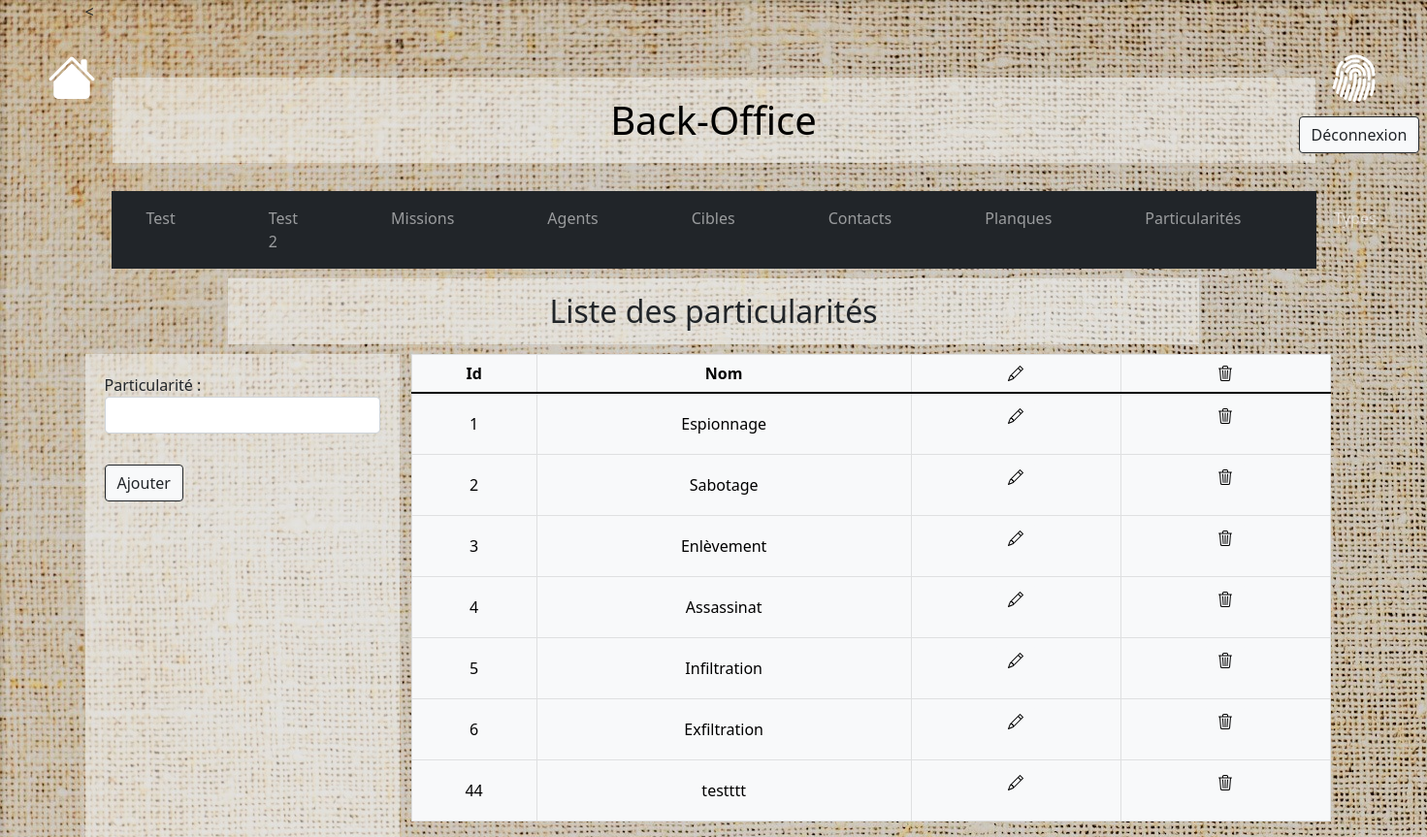
The app's page /?page=backend-particularities (signed in) with its own data.
### tables this page shows
CREATE TABLE `particularities` (
  `id` int(11) NOT NULL AUTO_INCREMENT,
  `name` varchar(255) NOT NULL,
  PRIMARY KEY (`id`)
);

### controllers/Controller.php (called while the page is built, shortened)
<?php
require_once 'models/Particularity.php';
require_once 'models/Particularities.php';
class Controller
{
  private Particularities $particularitiesObject;
  public function __construct()
  {
    $this->particularitiesObject = new Particularities();
  }
   public function backendParticularities()
   {
    $particularities = $this->particularitiesObject->getParticularitiesTable();
    require_once 'views/backend-particularities.php';
    }
}

### models/Model.php (called while the page is built, shortened)
<?php
trait Model
{
    public function __construct()
    {
        if (getenv('JAWSDB_URL') !== false) {
            $url = getenv('JAWSDB_URL');
            $dbparts = parse_url($url);
            $hostname = $dbparts['host'];
            $username = $dbparts['user'];
            $password = $dbparts['pass'];
            $database = ltrim($dbparts['path'],'/');
          } else {
                $hostname = 'localhost';
                $username = 'kgbuser';
                $password = '2hvhDhnDSO-[PS6Q';
                $database = 'kgb';
        }
        try {
            $this->pdo = new PDO("mysql:host=$hostname;dbname=$database", $username, $password);
        } catch (PDOException $PDOException) {
            echo 'Impossible de se connecter à la base de donnée';
            exit('Erreur : '.$PDOException->getMessage());
        }
    }
}

### models/Particularities.php (called while the page is built, shortened)
<?php
require_once('models/Model.php');
class Particularities
{
    public function getParticularitiesTable ()
    {
        $stmt = $this->pdo->query('SELECT * FROM particularities');
        $particularities = [];
        while ($particularity = $stmt->fetchObject('Particularity')) {
            $particularities[] = $particularity;
        }
        return $particularities;
    }
}

### models/Particularity.php (called while the page is built, shortened)
<?php
require_once('models/Model.php');
class Particularity
{
    private int $id;
    private string $name;
    public function getParticularityId()
    {
        return $this->id;
    }
    public function getParticularityName()
    {
        return $this->name;
    }
}

### views/backend-particularities.php (the view, shortened to what this page needs)
<div class="container-fluid">
  <div class="row no-gutters justify-content-between">
    <section class="col-12 col-sm-3" id="crud">
      <?php
        if(isset($_POST['update'])){
          ?>
          <form action="" method="POST">
            <div class="form-group">
              <label for="updateid">Id : </label>
              <input type="text" name="updateid" readonly class="form-control" id="updateid" value="<?=($_POST['update'])?>">
              <label for="updatename">Nom : </label>
              <input type="text" name="updatename" class="form-control" id="updatename">
            </div>
            <button type="submit" class="btn btn-light btn-outline-dark">Modifier</button>
          </form>
          <?php
        } else {
          ?>
          <form action="" method="POST">
            <div class="form-group">
              <label for="addname">Particularité : </label>
              <input type="text" name="addname" class="form-control" id="addname">
            </div>
            <button type="submit" class="btn btn-light btn-outline-dark">Ajouter</button>
          </form>
          <?php
        }
      ?>
    </section>
  <section class="col-12 col-sm-9">
  <table class="table table-bordered table-light text-center">
      <thead>
        <tr>
          <th>Id</th>
          <th>Nom</th>
          <th>
          </th>
          <th>
          </th>
        </tr>
      </thead>
      <tbody id="tbody">
        <?php foreach ($particularities as $particularity): ?>
            <tr>
              <td><?= $particularity->getParticularityId() ?></td>
              <td><?= $particularity->getParticularityName() ?></td>
              <td>
                <form action="" method="POST">
                  <button type="submit" name="update" value="<?= $particularity->getParticularityId() ?>" class="btn btn-light">
                  </button>
                </form>
              </td>
              <td>
                <form action="" method="POST" onsubmit="return confirm('Confirmez-vous la supression?');">
                  <button type="submit" name="delete" value="<?= $particularity->getParticularityId() ?>" class="btn btn-light">
                  </button>
                </form>
              </td>
            </tr>
          <?php endforeach; ?>
      </tbody>
    </table>
</div>
<?php
require_once('backend.php');

### views/style.css (style rules this page uses)
body { justify-content: center; }
#missions { background-image: url(pictures/textile1.jpg); }
h1, #mission-card, #search, #login-f, #crud, .table-title { background-color: rgba(248, 249, 250, 0.5); }
th, td { vertical-align: middle; }
#crud { padding: 20px; }
.form-group { margin-bottom: 2em; }

### records on screen
particularities: id "1", name "Espionnage"
particularities: id "2", name "Sabotage"
particularities: id "3", name "Enlèvement"
particularities: id "4", name "Assassinat"
particularities: id "5", name "Infiltration"
particularities: id "6", name "Exfiltration"
particularities: id "44", name "testttt"

### other values on screen
$tableTitle "Liste des particularités"
